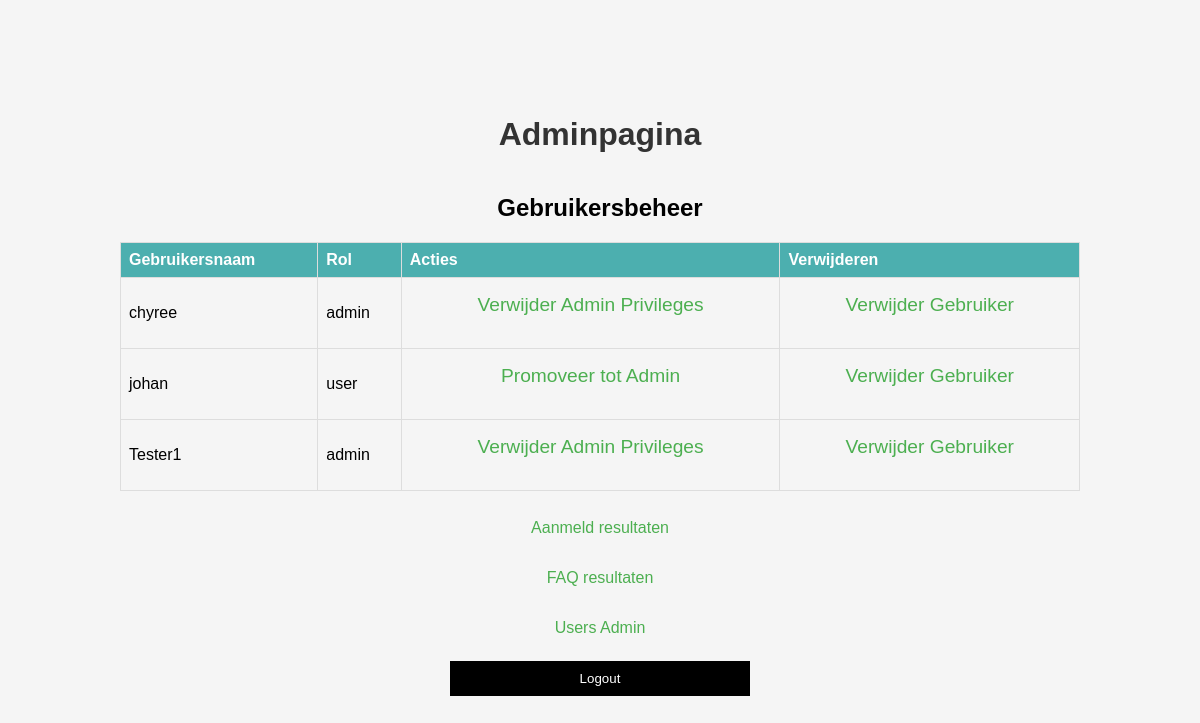
Screenshot of /php/Admin.php (signed in) with the database file from the repository.
### tables this page shows
CREATE TABLE IF NOT EXISTS `users` (
  `id` int NOT NULL AUTO_INCREMENT,
  `username` varchar(50) NOT NULL,
  `password` varchar(50) NOT NULL,
  `role` enum('user','admin') NOT NULL DEFAULT 'user',
  PRIMARY KEY (`id`),
  UNIQUE KEY `username` (`username`)
);

### php/Admin.php (the view, shortened to what this page needs)
<!DOCTYPE html>
<html>
<head>
</head>
<body>
<h1>Adminpagina</h1>
<?php
include 'config.php';
$stmt = $conn->prepare("SELECT id, username, role FROM users");
$stmt->execute();
$stmt->bind_result($user_id, $username, $role);
echo "<h2>Gebruikersbeheer</h2>";
echo "<table>";
echo "<tr><th>Gebruikersnaam</th><th>Rol</th><th>Acties</th><th>Verwijderen</th></tr>";
while ($stmt->fetch()) {
    echo "<tr>";
    echo "<td>$username</td>";
    echo "<td>$role</td>";
    echo "<td>";
    if ($role !== 'admin') {
        echo "<form method='post' action='admin.php' style='display:inline;'>
                <input type='hidden' name='promote_user_id' value='$user_id'>
                <button type='submit' class='delete-btn'>Promoveer tot Admin</button>
              </form>";
    } else {
        echo "<form method='post' action='admin.php' style='display:inline;'>
                <input type='hidden' name='demote_user_id' value='$user_id'>
                <button type='submit' class='delete-btn'>Verwijder Admin Privileges</button>
              </form>";
    }
    echo "</td>";
    echo "<td>";
    echo "<form method='post' action='admin.php' style='display:inline;'>
            <input type='hidden' name='delete_user_id' value='$user_id'>
            <button type='submit' class='delete-btn'>Verwijder Gebruiker</button>
          </form>";
    echo "</td>";
    echo "</tr>";
}
echo "</table>";
?>
<a href="./aanmeld_results.php">Aanmeld resultaten</a>
<a href="../php/faq-approve.php">FAQ resultaten</a>
<a href="./Admin.php">Users Admin</a>
<?php
if (isset($_SESSION['loggedin']) && $_SESSION['loggedin'] === true) {
?>
    <form action="logout.php" method="post">
        <input type="submit" value="Logout">
    </form>
<?php
}
?>
</body>
</html>

### php/Admin.php (style rules this page uses)
body { font-family: Arial, sans-serif; margin: 0; padding: 0; display: flex; justify-content: center; align-items: center; flex-direction: column; height: 100vh; background-color: #f5f5f5; }
h1 { color: #333; }
table { border-collapse: collapse; width: 80%; margin-bottom: 20px; }
th, td { border: 1px solid #ddd; padding: 8px; text-align: left; margin: 0; margin-bottom: 1rem; }
th { background-color: #4cafaf; color: white; margin: 0; margin-bottom: 1rem; }
a, .delete-btn { color: #4CAF50; text-decoration: none; margin: 0; margin-bottom: 1rem; cursor: pointer; display: inline-block; padding: 8px 16px; border: none; background-color: transparent; }
form { display: flex; flex-direction: column; width: 300px; }
input[type="submit"] { background-color: #000000; color: white; border: none; padding: 10px; cursor: pointer; }
button { padding: 15px 30px; background-color: #4cafaf; color: #fff; border: none; border-radius: 8px; font-size: 1.2em; cursor: pointer; transition: background-color 0.3s ease; text-align: center; width: 100%; box-sizing: border-box; display: flex; flex-direction: column; gap: 15px; }
label, input { margin-bottom: 10px; }

### rows the page displays
users: username "chyree", role "admin"
users: username "johan", role "user"
users: username "Tester1", role "admin"
